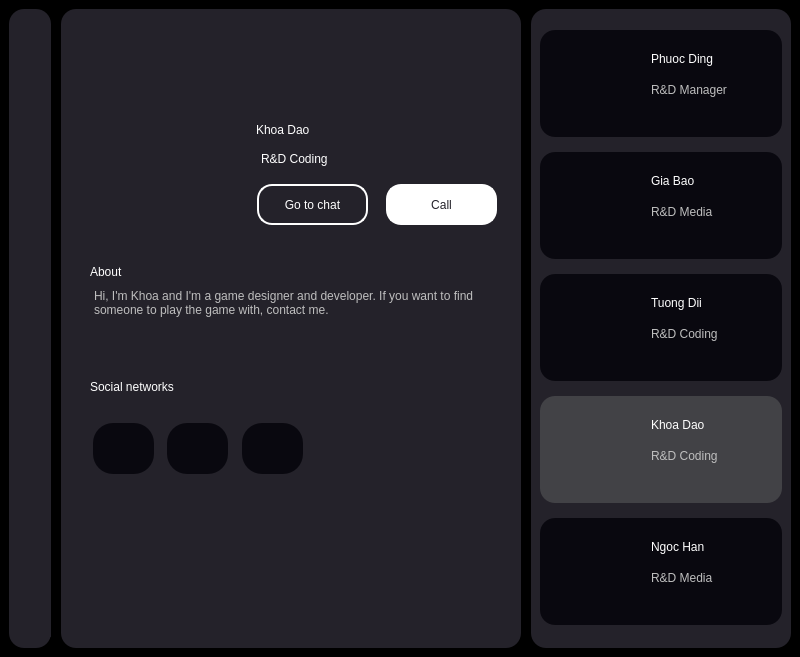
<?xml version="1.0" encoding="UTF-8"?>
<ui version="4.0">
 <class>MainWindow</class>
 <widget class="QMainWindow" name="MainWindow">
  <property name="geometry">
   <rect>
    <x>0</x>
    <y>0</y>
    <width>800</width>
    <height>657</height>
   </rect>
  </property>
  <property name="windowTitle">
   <string>MainWindow</string>
  </property>
  <widget class="QWidget" name="centralwidget">
   <property name="styleSheet">
    <string notr="true">background-color: black;</string>
   </property>
   <layout class="QHBoxLayout" name="horizontalLayout">
    <property name="spacing">
     <number>10</number>
    </property>
    <item>
     <widget class="QWidget" name="widget" native="true">
      <property name="minimumSize">
       <size>
        <width>42</width>
        <height>0</height>
       </size>
      </property>
      <property name="maximumSize">
       <size>
        <width>42</width>
        <height>16777215</height>
       </size>
      </property>
      <property name="styleSheet">
       <string notr="true">background-color: #24222A;
border-radius: 15px;</string>
      </property>
      <layout class="QVBoxLayout" name="verticalLayout">
       <item>
        <widget class="QWidget" name="widget_4" native="true">
         <widget class="QLabel" name="label_7">
          <property name="geometry">
           <rect>
            <x>0</x>
            <y>10</y>
            <width>20</width>
            <height>20</height>
           </rect>
          </property>
          <property name="text">
           <string/>
          </property>
          <property name="pixmap">
           <pixmap>img/icons8-home-30.png</pixmap>
          </property>
          <property name="scaledContents">
           <bool>true</bool>
          </property>
         </widget>
         <widget class="QLabel" name="label_8">
          <property name="geometry">
           <rect>
            <x>0</x>
            <y>40</y>
            <width>20</width>
            <height>20</height>
           </rect>
          </property>
          <property name="text">
           <string/>
          </property>
          <property name="pixmap">
           <pixmap>img/icons8-images-folder-48.png</pixmap>
          </property>
          <property name="scaledContents">
           <bool>true</bool>
          </property>
         </widget>
         <widget class="QLabel" name="label_9">
          <property name="geometry">
           <rect>
            <x>1</x>
            <y>70</y>
            <width>20</width>
            <height>20</height>
           </rect>
          </property>
          <property name="text">
           <string/>
          </property>
          <property name="pixmap">
           <pixmap>img/icons8-friends-48.png</pixmap>
          </property>
          <property name="scaledContents">
           <bool>true</bool>
          </property>
         </widget>
        </widget>
       </item>
       <item>
        <widget class="QWidget" name="widget_5" native="true">
         <property name="minimumSize">
          <size>
           <width>40</width>
           <height>40</height>
          </size>
         </property>
         <property name="maximumSize">
          <size>
           <width>40</width>
           <height>40</height>
          </size>
         </property>
         <widget class="QLabel" name="label_6">
          <property name="geometry">
           <rect>
            <x>2</x>
            <y>16</y>
            <width>20</width>
            <height>20</height>
           </rect>
          </property>
          <property name="text">
           <string/>
          </property>
          <property name="pixmap">
           <pixmap>img/icons8-qr-64.png</pixmap>
          </property>
          <property name="scaledContents">
           <bool>true</bool>
          </property>
         </widget>
        </widget>
       </item>
      </layout>
     </widget>
    </item>
    <item>
     <widget class="QWidget" name="widget_2" native="true">
      <property name="styleSheet">
       <string notr="true">background-color: #24222A;
border-radius: 15px;</string>
      </property>
      <layout class="QVBoxLayout" name="verticalLayout_3">
       <property name="leftMargin">
        <number>20</number>
       </property>
       <item>
        <widget class="QWidget" name="widget_6" native="true">
         <property name="minimumSize">
          <size>
           <width>0</width>
           <height>80</height>
          </size>
         </property>
         <property name="maximumSize">
          <size>
           <width>16777215</width>
           <height>80</height>
          </size>
         </property>
         <widget class="QPushButton" name="btn_back">
          <property name="geometry">
           <rect>
            <x>0</x>
            <y>19</y>
            <width>75</width>
            <height>24</height>
           </rect>
          </property>
          <property name="cursor">
           <cursorShape>PointingHandCursor</cursorShape>
          </property>
          <property name="text">
           <string/>
          </property>
          <property name="icon">
           <iconset>
            <normaloff>../PyQT/member/img/icons8-left-arrow-50.png</normaloff>../PyQT/member/img/icons8-left-arrow-50.png</iconset>
          </property>
          <property name="iconSize">
           <size>
            <width>30</width>
            <height>30</height>
           </size>
          </property>
         </widget>
        </widget>
       </item>
       <item>
        <widget class="QWidget" name="widget_7" native="true">
         <property name="minimumSize">
          <size>
           <width>0</width>
           <height>140</height>
          </size>
         </property>
         <property name="maximumSize">
          <size>
           <width>16777215</width>
           <height>140</height>
          </size>
         </property>
         <layout class="QHBoxLayout" name="horizontalLayout_2">
          <property name="topMargin">
           <number>0</number>
          </property>
          <property name="bottomMargin">
           <number>0</number>
          </property>
          <item>
           <widget class="QWidget" name="widget_11" native="true">
            <property name="minimumSize">
             <size>
              <width>160</width>
              <height>0</height>
             </size>
            </property>
            <property name="maximumSize">
             <size>
              <width>160</width>
              <height>16777215</height>
             </size>
            </property>
            <widget class="QLabel" name="label_60">
             <property name="geometry">
              <rect>
               <x>0</x>
               <y>-3</y>
               <width>130</width>
               <height>120</height>
              </rect>
             </property>
             <property name="text">
              <string/>
             </property>
             <property name="pixmap">
              <pixmap>../PyQT/member/img/khoa.png</pixmap>
             </property>
             <property name="scaledContents">
              <bool>true</bool>
             </property>
            </widget>
           </widget>
          </item>
          <item>
           <widget class="QWidget" name="widget_12" native="true">
            <widget class="QLabel" name="label_61">
             <property name="geometry">
              <rect>
               <x>0</x>
               <y>10</y>
               <width>111</width>
               <height>31</height>
              </rect>
             </property>
             <property name="styleSheet">
              <string notr="true">font: 700 16pt &quot;Arial&quot;;
color: #ffffff;</string>
             </property>
             <property name="text">
              <string>Khoa Dao</string>
             </property>
            </widget>
            <widget class="QLabel" name="label_62">
             <property name="enabled">
              <bool>true</bool>
             </property>
             <property name="geometry">
              <rect>
               <x>5</x>
               <y>45</y>
               <width>91</width>
               <height>20</height>
              </rect>
             </property>
             <property name="styleSheet">
              <string notr="true">font: 700 10pt &quot;Arial&quot;;
color: #ffffff;
</string>
             </property>
             <property name="text">
              <string>R&amp;D Coding</string>
             </property>
            </widget>
            <widget class="QPushButton" name="pushButton">
             <property name="geometry">
              <rect>
               <x>1</x>
               <y>80</y>
               <width>111</width>
               <height>41</height>
              </rect>
             </property>
             <property name="styleSheet">
              <string notr="true">border: 2px solid #ffffff;
font: 12pt &quot;Arial&quot;;
color: #ffffff;</string>
             </property>
             <property name="text">
              <string>Go to chat</string>
             </property>
            </widget>
            <widget class="QPushButton" name="pushButton_2">
             <property name="geometry">
              <rect>
               <x>130</x>
               <y>80</y>
               <width>111</width>
               <height>41</height>
              </rect>
             </property>
             <property name="styleSheet">
              <string notr="true">border: 2px solid #ffffff;
background-color: #ffffff;
font: 12pt &quot;Arial&quot;;
color: #24222A;</string>
             </property>
             <property name="text">
              <string>Call</string>
             </property>
            </widget>
           </widget>
          </item>
         </layout>
        </widget>
       </item>
       <item>
        <widget class="QWidget" name="widget_10" native="true">
         <property name="minimumSize">
          <size>
           <width>0</width>
           <height>100</height>
          </size>
         </property>
         <property name="maximumSize">
          <size>
           <width>16777215</width>
           <height>100</height>
          </size>
         </property>
         <layout class="QVBoxLayout" name="verticalLayout_4">
          <property name="topMargin">
           <number>15</number>
          </property>
          <item>
           <widget class="QLabel" name="label_66">
            <property name="enabled">
             <bool>true</bool>
            </property>
            <property name="styleSheet">
             <string notr="true">font: 700 15pt &quot;Arial&quot;;
color: #ffffff;</string>
            </property>
            <property name="text">
             <string>About</string>
            </property>
           </widget>
          </item>
          <item>
           <widget class="QPlainTextEdit" name="plainTextEdit">
            <property name="enabled">
             <bool>false</bool>
            </property>
            <property name="plainText">
             <string>Hi, I'm Khoa and I'm a game designer and developer. If you want to find someone to play the game with, contact me.</string>
            </property>
           </widget>
          </item>
         </layout>
        </widget>
       </item>
       <item>
        <widget class="QWidget" name="widget_8" native="true">
         <property name="minimumSize">
          <size>
           <width>0</width>
           <height>130</height>
          </size>
         </property>
         <property name="maximumSize">
          <size>
           <width>16777215</width>
           <height>130</height>
          </size>
         </property>
         <layout class="QVBoxLayout" name="verticalLayout_5">
          <property name="spacing">
           <number>0</number>
          </property>
          <property name="topMargin">
           <number>0</number>
          </property>
          <item>
           <widget class="QLabel" name="label_67">
            <property name="enabled">
             <bool>true</bool>
            </property>
            <property name="styleSheet">
             <string notr="true">font: 700 15pt &quot;Arial&quot;;
color: #ffffff;</string>
            </property>
            <property name="text">
             <string>Social networks</string>
            </property>
           </widget>
          </item>
          <item>
           <widget class="QWidget" name="widget_13" native="true">
            <property name="layoutDirection">
             <enum>Qt::LeftToRight</enum>
            </property>
            <widget class="QGraphicsView" name="graphicsView_6">
             <property name="geometry">
              <rect>
               <x>77</x>
               <y>6</y>
               <width>61</width>
               <height>51</height>
              </rect>
             </property>
             <property name="minimumSize">
              <size>
               <width>61</width>
               <height>51</height>
              </size>
             </property>
             <property name="maximumSize">
              <size>
               <width>61</width>
               <height>51</height>
              </size>
             </property>
             <property name="styleSheet">
              <string notr="true">border-radius: 20px;
background-color: #09080F;</string>
             </property>
            </widget>
            <widget class="QGraphicsView" name="graphicsView_7">
             <property name="geometry">
              <rect>
               <x>152</x>
               <y>6</y>
               <width>61</width>
               <height>51</height>
              </rect>
             </property>
             <property name="minimumSize">
              <size>
               <width>61</width>
               <height>51</height>
              </size>
             </property>
             <property name="maximumSize">
              <size>
               <width>61</width>
               <height>51</height>
              </size>
             </property>
             <property name="styleSheet">
              <string notr="true">border-radius: 20px;
background-color: #09080F;</string>
             </property>
            </widget>
            <widget class="QGraphicsView" name="graphicsView_5">
             <property name="geometry">
              <rect>
               <x>3</x>
               <y>6</y>
               <width>61</width>
               <height>51</height>
              </rect>
             </property>
             <property name="minimumSize">
              <size>
               <width>61</width>
               <height>51</height>
              </size>
             </property>
             <property name="maximumSize">
              <size>
               <width>61</width>
               <height>51</height>
              </size>
             </property>
             <property name="styleSheet">
              <string notr="true">border-radius: 20px;
background-color: #09080F;</string>
             </property>
            </widget>
            <widget class="QLabel" name="label_2">
             <property name="geometry">
              <rect>
               <x>20</x>
               <y>18</y>
               <width>25</width>
               <height>25</height>
              </rect>
             </property>
             <property name="styleSheet">
              <string notr="true">background-color: #09080F;</string>
             </property>
             <property name="text">
              <string/>
             </property>
             <property name="pixmap">
              <pixmap>../PyQT/member/img/facebook.png</pixmap>
             </property>
             <property name="scaledContents">
              <bool>true</bool>
             </property>
            </widget>
            <widget class="QLabel" name="label_3">
             <property name="geometry">
              <rect>
               <x>95</x>
               <y>18</y>
               <width>25</width>
               <height>25</height>
              </rect>
             </property>
             <property name="styleSheet">
              <string notr="true">background-color: #09080F;</string>
             </property>
             <property name="text">
              <string/>
             </property>
             <property name="pixmap">
              <pixmap>../PyQT/member/img/instagram.png</pixmap>
             </property>
             <property name="scaledContents">
              <bool>true</bool>
             </property>
            </widget>
            <widget class="QLabel" name="label_4">
             <property name="geometry">
              <rect>
               <x>170</x>
               <y>19</y>
               <width>25</width>
               <height>25</height>
              </rect>
             </property>
             <property name="styleSheet">
              <string notr="true">background-color: #09080F;</string>
             </property>
             <property name="text">
              <string/>
             </property>
             <property name="pixmap">
              <pixmap>../PyQT/member/img/linkedin.png</pixmap>
             </property>
             <property name="scaledContents">
              <bool>true</bool>
             </property>
            </widget>
           </widget>
          </item>
         </layout>
        </widget>
       </item>
       <item>
        <widget class="QWidget" name="widget_9" native="true">
         <layout class="QHBoxLayout" name="horizontalLayout_3">
          <item>
           <widget class="QWidget" name="widget_14" native="true">
            <layout class="QVBoxLayout" name="verticalLayout_6">
             <property name="topMargin">
              <number>0</number>
             </property>
            </layout>
           </widget>
          </item>
          <item>
           <widget class="QWidget" name="widget_15" native="true">
            <property name="minimumSize">
             <size>
              <width>60</width>
              <height>0</height>
             </size>
            </property>
            <property name="maximumSize">
             <size>
              <width>60</width>
              <height>16777215</height>
             </size>
            </property>
           </widget>
          </item>
         </layout>
        </widget>
       </item>
      </layout>
     </widget>
    </item>
    <item>
     <widget class="QWidget" name="widget_3" native="true">
      <property name="minimumSize">
       <size>
        <width>260</width>
        <height>0</height>
       </size>
      </property>
      <property name="maximumSize">
       <size>
        <width>260</width>
        <height>16777215</height>
       </size>
      </property>
      <property name="styleSheet">
       <string notr="true">background-color: #24222A;
border-radius: 15px;</string>
      </property>
      <layout class="QVBoxLayout" name="verticalLayout_2">
       <property name="leftMargin">
        <number>9</number>
       </property>
       <property name="topMargin">
        <number>12</number>
       </property>
       <item>
        <widget class="QFrame" name="frame_12">
         <property name="minimumSize">
          <size>
           <width>0</width>
           <height>107</height>
          </size>
         </property>
         <property name="maximumSize">
          <size>
           <width>16777215</width>
           <height>107</height>
          </size>
         </property>
         <property name="styleSheet">
          <string notr="true">background-color: #09080F;
border-radius: 15px;</string>
         </property>
         <property name="frameShape">
          <enum>QFrame::StyledPanel</enum>
         </property>
         <property name="frameShadow">
          <enum>QFrame::Raised</enum>
         </property>
         <widget class="QLabel" name="label_45">
          <property name="geometry">
           <rect>
            <x>8</x>
            <y>6</y>
            <width>100</width>
            <height>91</height>
           </rect>
          </property>
          <property name="text">
           <string/>
          </property>
          <property name="pixmap">
           <pixmap>../PyQT/member/img/anhPhuoc.png</pixmap>
          </property>
          <property name="scaledContents">
           <bool>true</bool>
          </property>
         </widget>
         <widget class="QLabel" name="label_46">
          <property name="geometry">
           <rect>
            <x>111</x>
            <y>19</y>
            <width>91</width>
            <height>20</height>
           </rect>
          </property>
          <property name="styleSheet">
           <string notr="true">font: 700 12pt &quot;Arial&quot;;
color: #ffffff;</string>
          </property>
          <property name="text">
           <string>Phuoc Ding</string>
          </property>
         </widget>
         <widget class="QLabel" name="label_47">
          <property name="enabled">
           <bool>false</bool>
          </property>
          <property name="geometry">
           <rect>
            <x>111</x>
            <y>50</y>
            <width>91</width>
            <height>20</height>
           </rect>
          </property>
          <property name="styleSheet">
           <string notr="true">font: 700 10pt &quot;Arial&quot;;
</string>
          </property>
          <property name="text">
           <string>R&amp;D Manager</string>
          </property>
         </widget>
        </widget>
       </item>
       <item>
        <widget class="QFrame" name="frame_11">
         <property name="maximumSize">
          <size>
           <width>16777215</width>
           <height>107</height>
          </size>
         </property>
         <property name="styleSheet">
          <string notr="true">background-color: #09080F;
border-radius: 15px;</string>
         </property>
         <property name="frameShape">
          <enum>QFrame::StyledPanel</enum>
         </property>
         <property name="frameShadow">
          <enum>QFrame::Raised</enum>
         </property>
         <widget class="QLabel" name="label_42">
          <property name="geometry">
           <rect>
            <x>8</x>
            <y>6</y>
            <width>100</width>
            <height>91</height>
           </rect>
          </property>
          <property name="text">
           <string/>
          </property>
          <property name="pixmap">
           <pixmap>../PyQT/member/img/bao (2).png</pixmap>
          </property>
          <property name="scaledContents">
           <bool>true</bool>
          </property>
         </widget>
         <widget class="QLabel" name="label_43">
          <property name="geometry">
           <rect>
            <x>111</x>
            <y>19</y>
            <width>91</width>
            <height>20</height>
           </rect>
          </property>
          <property name="styleSheet">
           <string notr="true">font: 700 12pt &quot;Arial&quot;;
color: #ffffff;</string>
          </property>
          <property name="text">
           <string>Gia Bao</string>
          </property>
         </widget>
         <widget class="QLabel" name="label_44">
          <property name="enabled">
           <bool>false</bool>
          </property>
          <property name="geometry">
           <rect>
            <x>111</x>
            <y>50</y>
            <width>91</width>
            <height>20</height>
           </rect>
          </property>
          <property name="styleSheet">
           <string notr="true">font: 700 10pt &quot;Arial&quot;;
</string>
          </property>
          <property name="text">
           <string>R&amp;D Media</string>
          </property>
         </widget>
        </widget>
       </item>
       <item>
        <widget class="QFrame" name="frame_14">
         <property name="maximumSize">
          <size>
           <width>16777215</width>
           <height>107</height>
          </size>
         </property>
         <property name="styleSheet">
          <string notr="true">background-color: #09080F;
border-radius: 15px;</string>
         </property>
         <property name="frameShape">
          <enum>QFrame::StyledPanel</enum>
         </property>
         <property name="frameShadow">
          <enum>QFrame::Raised</enum>
         </property>
         <widget class="QLabel" name="label_57">
          <property name="geometry">
           <rect>
            <x>8</x>
            <y>6</y>
            <width>100</width>
            <height>91</height>
           </rect>
          </property>
          <property name="text">
           <string/>
          </property>
          <property name="pixmap">
           <pixmap>../PyQT/member/img/TuongDii.png</pixmap>
          </property>
          <property name="scaledContents">
           <bool>true</bool>
          </property>
         </widget>
         <widget class="QLabel" name="label_58">
          <property name="geometry">
           <rect>
            <x>111</x>
            <y>19</y>
            <width>91</width>
            <height>20</height>
           </rect>
          </property>
          <property name="styleSheet">
           <string notr="true">font: 700 12pt &quot;Arial&quot;;
color: #ffffff;</string>
          </property>
          <property name="text">
           <string>Tuong Dii</string>
          </property>
         </widget>
         <widget class="QLabel" name="label_59">
          <property name="enabled">
           <bool>false</bool>
          </property>
          <property name="geometry">
           <rect>
            <x>111</x>
            <y>50</y>
            <width>91</width>
            <height>20</height>
           </rect>
          </property>
          <property name="styleSheet">
           <string notr="true">font: 700 10pt &quot;Arial&quot;;
</string>
          </property>
          <property name="text">
           <string>R&amp;D Coding</string>
          </property>
         </widget>
        </widget>
       </item>
       <item>
        <widget class="QFrame" name="frame_13">
         <property name="maximumSize">
          <size>
           <width>16777215</width>
           <height>107</height>
          </size>
         </property>
         <property name="styleSheet">
          <string notr="true">background-color: #424246;
border-radius: 15px;</string>
         </property>
         <property name="frameShape">
          <enum>QFrame::StyledPanel</enum>
         </property>
         <property name="frameShadow">
          <enum>QFrame::Raised</enum>
         </property>
         <widget class="QLabel" name="label_54">
          <property name="geometry">
           <rect>
            <x>8</x>
            <y>6</y>
            <width>100</width>
            <height>91</height>
           </rect>
          </property>
          <property name="text">
           <string/>
          </property>
          <property name="pixmap">
           <pixmap>../PyQT/member/img/khoa.png</pixmap>
          </property>
          <property name="scaledContents">
           <bool>true</bool>
          </property>
         </widget>
         <widget class="QLabel" name="label_55">
          <property name="geometry">
           <rect>
            <x>111</x>
            <y>19</y>
            <width>91</width>
            <height>20</height>
           </rect>
          </property>
          <property name="styleSheet">
           <string notr="true">font: 700 12pt &quot;Arial&quot;;
color: #ffffff;</string>
          </property>
          <property name="text">
           <string>Khoa Dao</string>
          </property>
         </widget>
         <widget class="QLabel" name="label_56">
          <property name="enabled">
           <bool>false</bool>
          </property>
          <property name="geometry">
           <rect>
            <x>111</x>
            <y>50</y>
            <width>91</width>
            <height>20</height>
           </rect>
          </property>
          <property name="styleSheet">
           <string notr="true">font: 700 10pt &quot;Arial&quot;;
</string>
          </property>
          <property name="text">
           <string>R&amp;D Coding</string>
          </property>
         </widget>
        </widget>
       </item>
       <item>
        <widget class="QFrame" name="frame_16">
         <property name="maximumSize">
          <size>
           <width>16777215</width>
           <height>107</height>
          </size>
         </property>
         <property name="styleSheet">
          <string notr="true">background-color: #09080F;
border-radius: 15px;</string>
         </property>
         <property name="frameShape">
          <enum>QFrame::StyledPanel</enum>
         </property>
         <property name="frameShadow">
          <enum>QFrame::Raised</enum>
         </property>
         <widget class="QLabel" name="label_63">
          <property name="geometry">
           <rect>
            <x>8</x>
            <y>6</y>
            <width>100</width>
            <height>91</height>
           </rect>
          </property>
          <property name="text">
           <string/>
          </property>
          <property name="pixmap">
           <pixmap>../PyQT/member/img/chiHan.png</pixmap>
          </property>
          <property name="scaledContents">
           <bool>true</bool>
          </property>
         </widget>
         <widget class="QLabel" name="label_64">
          <property name="geometry">
           <rect>
            <x>111</x>
            <y>19</y>
            <width>91</width>
            <height>20</height>
           </rect>
          </property>
          <property name="styleSheet">
           <string notr="true">font: 700 12pt &quot;Arial&quot;;
color: #ffffff;</string>
          </property>
          <property name="text">
           <string>Ngoc Han</string>
          </property>
         </widget>
         <widget class="QLabel" name="label_65">
          <property name="enabled">
           <bool>false</bool>
          </property>
          <property name="geometry">
           <rect>
            <x>111</x>
            <y>50</y>
            <width>91</width>
            <height>20</height>
           </rect>
          </property>
          <property name="styleSheet">
           <string notr="true">font: 700 10pt &quot;Arial&quot;;
</string>
          </property>
          <property name="text">
           <string>R&amp;D Media</string>
          </property>
         </widget>
        </widget>
       </item>
      </layout>
     </widget>
    </item>
   </layout>
  </widget>
 </widget>
 <resources/>
 <connections/>
</ui>
